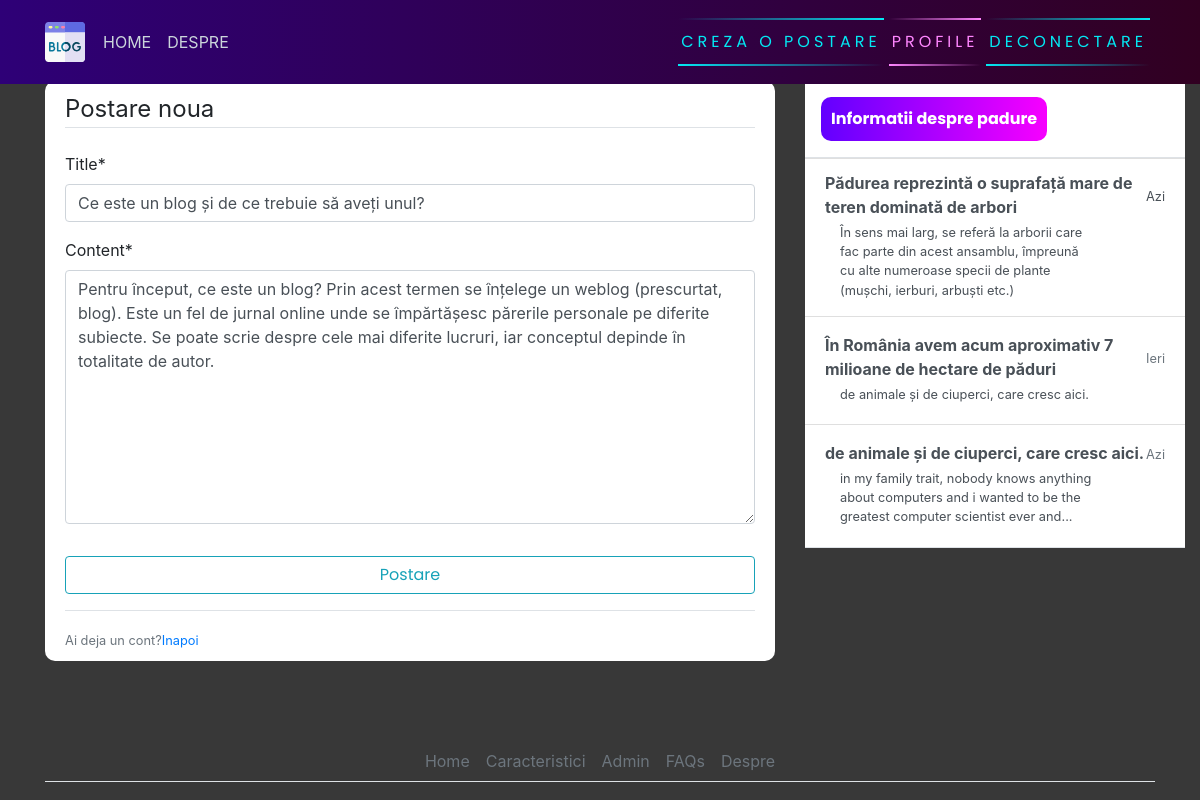
Screenshot of /post/2/update (signed in) with the database file from the repository.
### blog/models.py (models this page shows, shortened)
class Post(models.Model):
    title = models.CharField(max_length=200)
    content = models.TextField()
    date_posted = models.DateTimeField(default=timezone.now())
    author = models.ForeignKey(User, on_delete=models.CASCADE)

### blog/views.py (the view, shortened to what this page needs)
# urls.py: path('post/<int:pk>/update', PostUpdateView.as_view(), name="blog-update"),
class PostUpdateView(LoginRequiredMixin, UserPassesTestMixin, UpdateView):
    model = Post
    fields = ['title', 'content']
    def test_func(self):
        post = self.get_object()
        if self.request.user == post.author:
            return True
        return False

### blog/templates/blog/post_form.html (shortened to what this page needs)
{% extends 'blog/base.html' %}
{% load crispy_forms_tags %}
{% block content %}
    <div class="content-section">
        <form action="" method="post">
            <fieldset class="form-group">
                <legend class="border-bottom mb-4">Postare noua</legend>
                {{ form|crispy }}
            </fieldset>
            <div class="form-group">
                <button class="btn btn-outline-info" type="submit">Postare</button>
            </div>
        </form>
        <div class="border-top pt-3">
            <small class="text-muted">Ai deja un cont?<a href="{% url 'blog-home' %}">Inapoi</a></small>
        </div>
    </div>
{% endblock content %}

### blog/static/blog/main.css (style rules this page uses)
body { background-color: rgb(56, 56, 56); margin-top: 5rem; background-size: contain; background-repeat: no-repeat; }
.content-section { background: #ffffff; padding: 10px 20px; border-radius: 10px; margin-bottom: 20px; }
button { font-family: 'Poppins', sans-serif; border: none; outline: 0; display: inline-block; padding: 8px; color: white; background-color: #000; text-align: center; cursor: pointer; width: 100%; font-size: 18px; transition: 1s; background: linear-gradient(270deg, rgb(247, 0, 255) 0%, rgb(98, 0, 255) 100%); }

### rows the page displays
Post: title "Ce este un blog și de ce trebuie să aveți unul?", content "Pentru început, ce este un blog? Prin acest termen se înțelege un weblog (prescurtat, blog). Este un fel de jurnal online unde se împărtășesc părerile personale pe diferite subiecte. Se poate scrie despre cele mai diferite lucruri, iar conceptul depinde în totalitate de autor."
